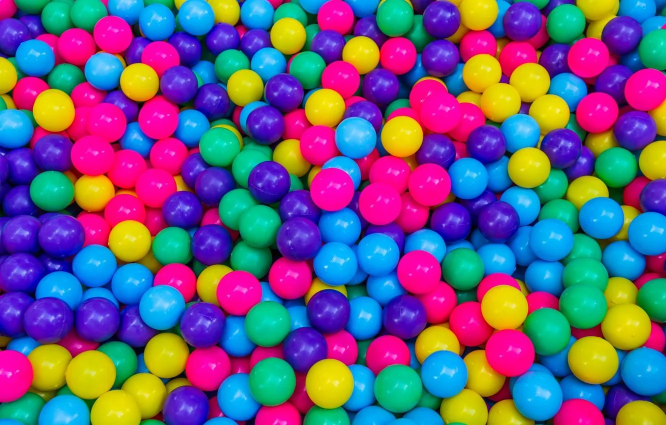
#> input picture cball.webp, 1332 x 850 px (shown at 1/2 size)
$ jupyter execute color_detection.ipynb
#> lines starting #> are read from the running program, lines starting #| are printed output that depends on the picture
[cell 1]
import cv2 as cv
import numpy as np

img = cv.imread('cball.webp')
#> img is the input picture: shape (850, 1332, 3); mean B, G, R 130.1, 92, 105.3
img = cv.resize(img, (900,600))
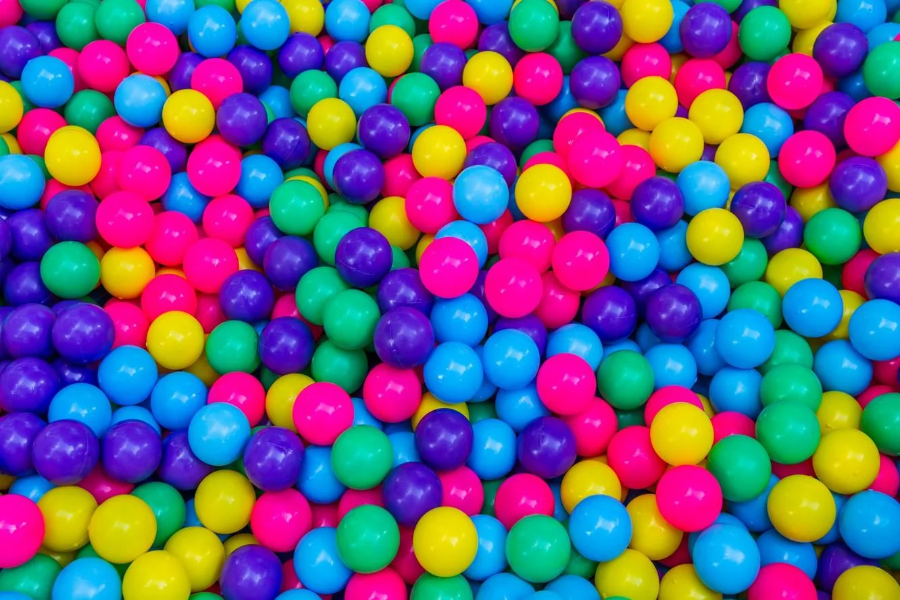
#> img: shape (600, 900, 3); mean B, G, R 129.9, 91.9, 105.2

hsv = cv.cvtColor(img, cv.COLOR_BGR2HSV)
#> hsv: shape (600, 900, 3); mean H, S, V 104.5, 237.7, 193.5

low = np.array([0,0,0])
upr = np.array([179, 255,255])
def mouse_event(event, x, y, flags, par):
    global low, upr
    if event == cv.EVENT_LBUTTONDOWN:
        pixel = hsv[y,x]
        h,s,v = pixel
        low = np.array([max(int(h)-10, 0), max(int(s)-50,0), max(int(v)-50,0)], np.uint8)
        upr = np.array([min(int(h)+10,179), min(int(s)+50,255), min(int(v)+50,255)], np.uint8)

cv.namedWindow('image')
cv.setMouseCallback('image', mouse_event)

print("Click on the image to select a color\nPress 'z' to exit")

while True:
    mask = cv.inRange(hsv, low, upr)
#> mask: shape (600, 900); every value is 255
    res = cv.bitwise_and(img, img, mask = mask)

    cv.imshow('image', img)
    cv.imshow('res', res)
    cv.imshow('mask', mask)

    if cv.waitKey(2) & 0xff == ord('z'):
#> (key Esc is pressed here)
        break


cv.destroyAllWindows()
